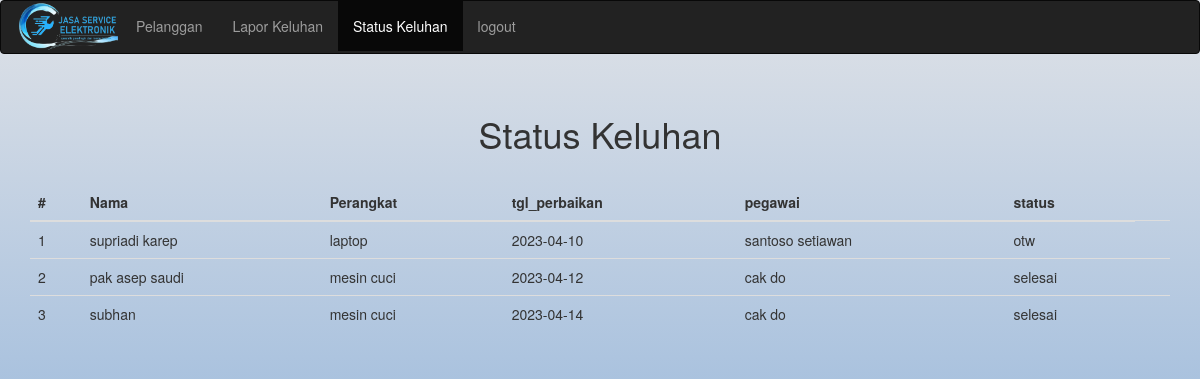
The page /UTS/tabelkeluhan.php on the database its author committed.
### tables this page shows
CREATE TABLE `perbaikan` (
  `id_perbaikan` int(11) NOT NULL,
  `id_pelanggan` int(11) DEFAULT NULL,
  `id_admin` int(11) DEFAULT NULL,
  `id_pegawai` int(11) DEFAULT NULL,
  `status` varchar(200) DEFAULT NULL,
  `id_keluhan` int(11) DEFAULT NULL
);

CREATE TABLE `pelanggan` (
  `id_pelanggan` int(11) NOT NULL,
  `nama_pelanggan` varchar(200) DEFAULT NULL,
  `alamat_lengkap` varchar(255) DEFAULT NULL,
  `no_hp` varchar(15) DEFAULT NULL,
  `email` varchar(200) DEFAULT NULL,
  `paswords` varchar(200) DEFAULT NULL
);

CREATE TABLE `keluhan` (
  `id_keluhan` int(11) NOT NULL,
  `id_pelanggan` int(11) DEFAULT NULL,
  `tgl_keluhan` date DEFAULT NULL,
  `nama_perangkat` varchar(200) DEFAULT NULL,
  `merk` varchar(200) DEFAULT NULL,
  `keluhan_kerusakan` varchar(255) DEFAULT NULL,
  `file_kerusakan` varchar(255) DEFAULT NULL
);

CREATE TABLE `adminservise` (
  `id_admin` int(11) NOT NULL,
  `id_pelanggan` int(11) DEFAULT NULL,
  `id_keluhan` int(11) DEFAULT NULL,
  `tgl_perbaikan` date DEFAULT NULL,
  `id_sparepart` int(11) DEFAULT NULL,
  `biaya_lain` varchar(255) DEFAULT NULL,
  `total_biaya` varchar(255) DEFAULT NULL
);

CREATE TABLE `pegawai` (
  `id_pegawai` int(11) NOT NULL,
  `nama_pegawai` varchar(255) DEFAULT NULL,
  `alamat` varchar(255) DEFAULT NULL,
  `jabatan` varchar(200) DEFAULT NULL,
  `email_pegawai` varchar(200) DEFAULT NULL,
  `paswords` varchar(200) DEFAULT NULL
);

### UTS/tabelkeluhan.php (the view, shortened to what this page needs)
<!doctype html>
<html lang="en">
  <head>
    <link rel="stylesheet" type="text/css" href="style.css">
    <link rel="stylesheet" href="https://maxcdn.bootstrapcdn.com/bootstrap/3.4.1/css/bootstrap.min.css">
  <link rel="stylesheet" href="https://maxcdn.bootstrapcdn.com/bootstrap/3.3.7/css/bootstrap.min.css">
  </head>
  <body >
  <nav class="navbar navbar-inverse">
    <div class="container-fluid">
      <div class="navbar-header">
        <img src="foto/logo.webp"  alt="logo" width="105">
      </div>
      <div class="collapse navbar-collapse" id="myNavbar">
        <ul class="nav navbar-nav">
        <li  ><a href="homepelanggan.php">Pelanggan</a></li>
          <li ><a href="keluhan.php">Lapor Keluhan</a></li>
          <li class="active"><a href="tabelkeluhan.php">Status Keluhan</a></li>
          <li ><a href="login.php">logout</a></li>
        </ul>
      </div>
    </div>
  </nav><br>
  <h1 class="text-center">Status Keluhan</h1><br>
    <div class="container mt-5">
        <table class="table">
            <thead>
                <?php $no=1;?>
                <tr>
                <th scope="col">#</th>
                <th scope="col">Nama</th>
                <th scope="col">Perangkat</th>
                <th scope="col">tgl_perbaikan</th>
                <th scope="col">pegawai</th>
                <th scope="col">status</th>
                </tr>
            </thead>
            <tbody>
               <?php
               include_once "inc/config.php";
               $data = mysqli_query($connection,"SELECT *
               FROM perbaikan
               INNER JOIN pelanggan ON perbaikan.id_pelanggan = pelanggan.id_pelanggan
               INNER JOIN keluhan ON perbaikan.id_keluhan = keluhan.id_keluhan
               INNER JOIN pegawai ON perbaikan.id_pegawai = pegawai.id_pegawai
               INNER JOIN adminservise ON perbaikan.id_admin = adminservise.id_admin");
               foreach($data as $item_perbaikan): ?>
                <tr>
                    <td><?= $no++;?></td>
                    <td><?= $item_perbaikan['nama_pelanggan'] ?></td>
                    <td><?= $item_perbaikan['nama_perangkat'] ?></td>
                    <td><?= $item_perbaikan['tgl_perbaikan'] ?></td>
                    <td><?= $item_perbaikan['nama_pegawai'] ?></td>
                    <td><?= $item_perbaikan['status'] ?></td>
                    <td>
                </tr>
               <?php endforeach ?>
            </tbody>
        </table>
  </body>
</html>

### UTS/style.css (style rules this page uses)
html { height: 100%; width: 100%; }
body { height: 100%; width: 100%; background: linear-gradient(#dfe2e7, #6f9fd5); }

### rows shown on the page
perbaikan: id_pelanggan.nama_pelanggan "supriadi karep", id_keluhan.nama_perangkat "laptop", id_admin.tgl_perbaikan "2023-04-10", id_pegawai.nama_pegawai "santoso setiawan", status "otw"
perbaikan: id_pelanggan.nama_pelanggan "pak asep saudi", id_keluhan.nama_perangkat "mesin cuci", id_admin.tgl_perbaikan "2023-04-12", id_pegawai.nama_pegawai "cak do", status "selesai"
perbaikan: id_pelanggan.nama_pelanggan "subhan", id_keluhan.nama_perangkat "mesin cuci", id_admin.tgl_perbaikan "2023-04-14", id_pegawai.nama_pegawai "cak do", status "selesai"
